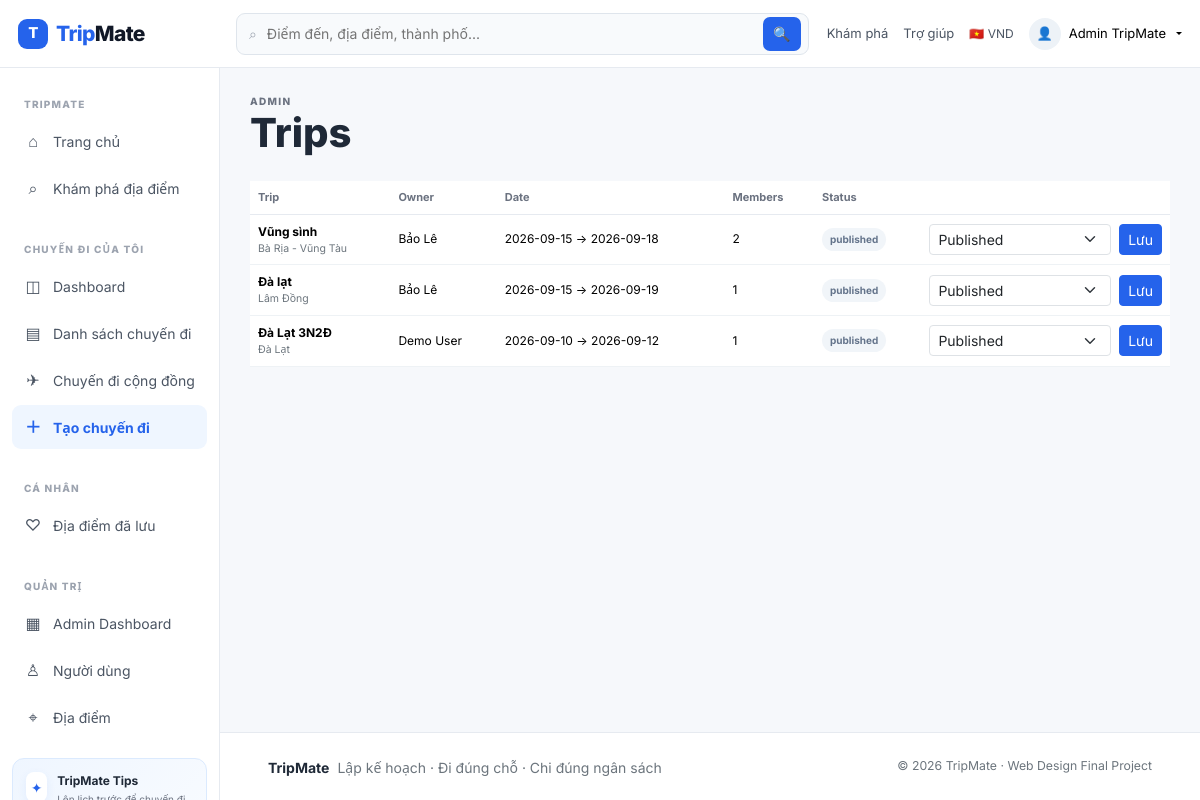
The page /admin/trips.php (signed in) on the database its author committed.
### tables this page shows
CREATE TABLE `trips` (
  `id` int(10) UNSIGNED NOT NULL,
  `destination_id` int(10) UNSIGNED DEFAULT NULL,
  `owner_id` int(10) UNSIGNED NOT NULL,
  `name` varchar(150) NOT NULL,
  `destination` varchar(150) NOT NULL,
  `start_date` date NOT NULL,
  `end_date` date NOT NULL,
  `budget` decimal(12,2) NOT NULL DEFAULT 0.00,
  `description` text DEFAULT NULL,
  `status` enum('draft','published','completed','cancelled') NOT NULL DEFAULT 'draft',
  `created_at` timestamp NOT NULL DEFAULT current_timestamp()
);

CREATE TABLE `users` (
  `id` int(10) UNSIGNED NOT NULL,
  `full_name` varchar(100) NOT NULL,
  `email` varchar(150) NOT NULL,
  `password_hash` varchar(255) NOT NULL,
  `role` enum('user','admin') NOT NULL DEFAULT 'user',
  `status` enum('active','blocked') NOT NULL DEFAULT 'active',
  `created_at` timestamp NOT NULL DEFAULT current_timestamp()
);

### includes/helpers.php (called while the page is built, shortened)
<?php
function e($v): string { return htmlspecialchars((string)$v, ENT_QUOTES, 'UTF-8'); }

### admin/trips.php (the view, shortened to what this page needs)
<?php
session_start();require __DIR__.'/../config/database.php';require __DIR__.'/../includes/helpers.php';require_admin();
$rows=$pdo->query('SELECT t.*,u.full_name,COUNT(DISTINCT tm.id) members FROM trips t JOIN users u ON u.id=t.owner_id LEFT JOIN trip_members tm ON tm.trip_id=t.id GROUP BY t.id ORDER BY t.id DESC')->fetchAll();
$pageTitle='Admin · Trips';include __DIR__.'/../includes/header.php';show_flash();
?><div class="page-shell"><div class="eyebrow">ADMIN</div><h1 class="fw-800">Trips</h1><div class="table-responsive mt-4"><table class="table align-middle"><thead><tr><th>Trip</th><th>Owner</th><th>Date</th><th>Members</th><th>Status</th><th></th></tr></thead><tbody><?php foreach($rows as $r): ?><tr><td><strong><?= e($r['name']) ?></strong><div class="small text-secondary"><?= e($r['destination']) ?></div></td><td><?= e($r['full_name']) ?></td><td><?= e($r['start_date']) ?> → <?= e($r['end_date']) ?></td><td><?= (int)$r['members'] ?></td><td><span class="pill"><?= e($r['status']) ?></span></td><td><form method="post" class="d-flex gap-2"><input type="hidden" name="csrf" value="<?= e(csrf_token()) ?>"><input type="hidden" name="id" value="<?= $r['id'] ?>"><select class="form-select form-select-sm" name="status"><option value="draft" <?= $r['status']==='draft'?'selected':'' ?>>Draft</option><option value="published" <?= $r['status']==='published'?'selected':'' ?>>Published</option><option value="completed" <?= $r['status']==='completed'?'selected':'' ?>>Completed</option><option value="cancelled" <?= $r['status']==='cancelled'?'selected':'' ?>>Cancelled</option></select><button class="btn btn-sm btn-primary">Lưu</button></form></td></tr><?php endforeach; ?></tbody></table></div></div><?php include __DIR__.'/../includes/footer.php'; ?>

### assets/css/style.css (style rules this page uses)
:root { --blue:#2563eb;--blue-2:#1d4ed8;--blue-soft:#eff6ff;--ink:#1f2937;--muted:#6b7280; --line:#e6eaf0;--bg:#f6f8fb;--white:#fff;--success:#0f9d74;--warning:#f59e0b; --shadow:0 10px 30px rgba(31,41,55,.08); }
* { box-sizing:border-box }
html { scroll-behavior:smooth }
body { margin:0;color:var(--ink);background:var(--bg);font-family:Inter,system-ui,-apple-system,sans-serif;font-size:14px }
.fw-800 { font-weight:800 }
.eyebrow { font-size:10px;letter-spacing:.13em;color:#6b7280;font-weight:800 }
.pill { display:inline-flex;align-items:center;border-radius:999px;padding:4px 8px;background:#f1f5f9;color:#64748b;font-size:10px;font-weight:700 }
.page-shell { padding:26px 30px 40px }
.btn-primary { background:var(--blue);border-color:var(--blue) }
.table>thead th { font-size:11px;color:#6b7280;font-weight:700;border-bottom-color:var(--line) }
.table>tbody td { font-size:12px;border-bottom-color:#eef2f5 }

### rows shown on the page
trips: name "Vũng sình", destination "Bà Rịa - Vũng Tàu", owner.full_name "Bảo Lê", start_date "2026-09-15", end_date "2026-09-18", members "2", status "published", status "Published"
trips: name "Đà lạt", destination "Lâm Đồng", owner.full_name "Bảo Lê", start_date "2026-09-15", end_date "2026-09-19", members "1", status "published", status "Published"
trips: name "Đà Lạt 3N2Đ", destination "Đà Lạt", owner.full_name "Demo User", start_date "2026-09-10", end_date "2026-09-12", members "1", status "published", status "Published"

### other values the page prints
$currentUser['name'] "Admin TripMate"
